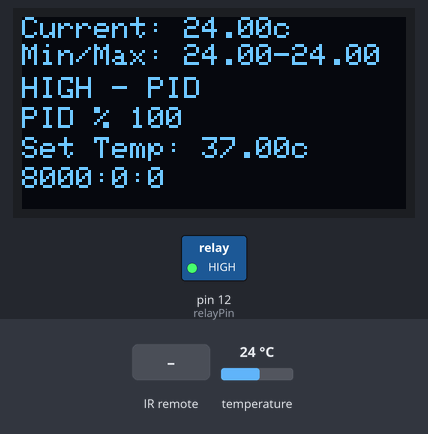
A sketch run on a simulated Arduino Uno, built with avr-gcc and run on an emulated ATmega328P. Shown: 128×64 one-colour display, switched loads named in the sketch (green lamp = pin HIGH). The test bench sets the inputs (shaded band); at power-on: temperature 24 °C. What the sketch prints to the serial monitor is not drawn.

Above: at 2.4 s.
2.5 s: temperature set to 35.9 °C
At 4.4 s:
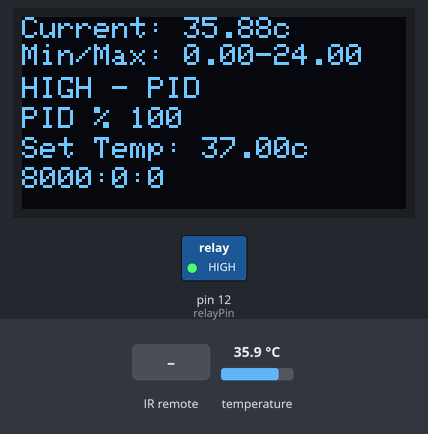
4.7 s: temperature set to 36.5 °C
At 5.4 s:
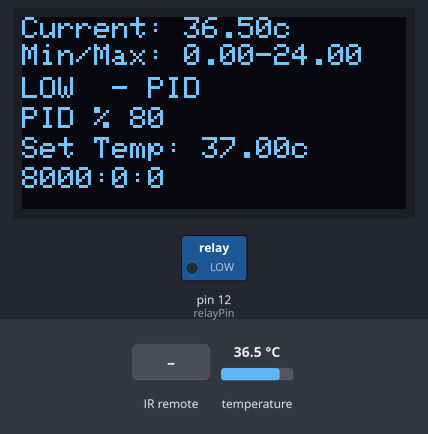
7.1 s: temperature set to 12 °C
At 7.8 s:
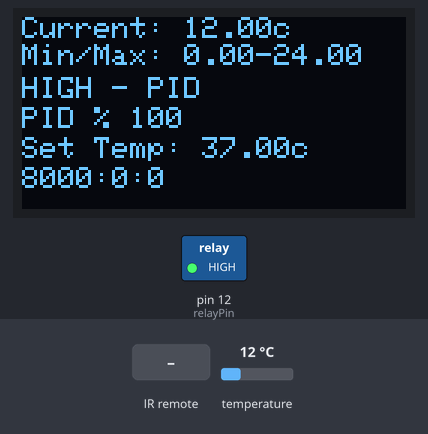
8.7 s: infrared code 0xFF22DD received
At 10.8 s:
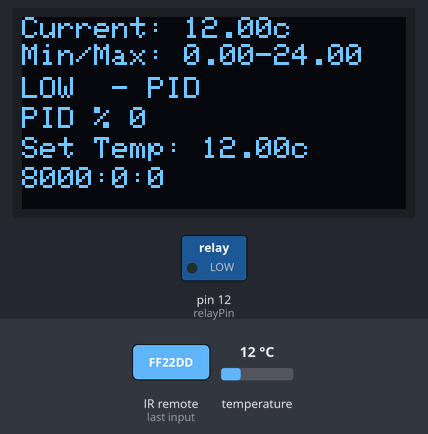
11.1 s: infrared code 0xFFE01F received
At 12.9 s:
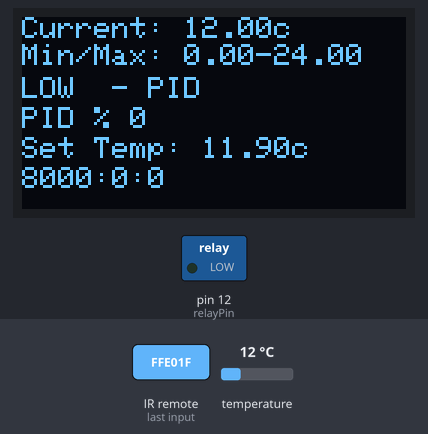
13.5 s: infrared code 0xFFC23D received
At 14.8 s:
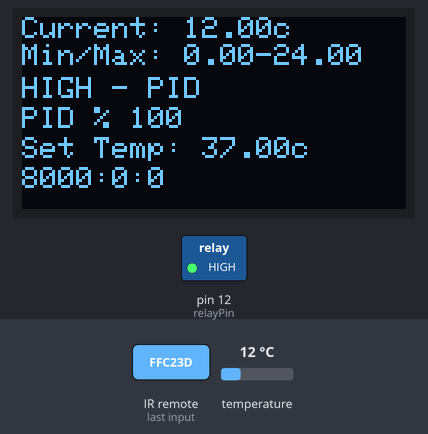
Timing chart, 0 to 16.5 s (numbered marks = the images above; inputs shaded):
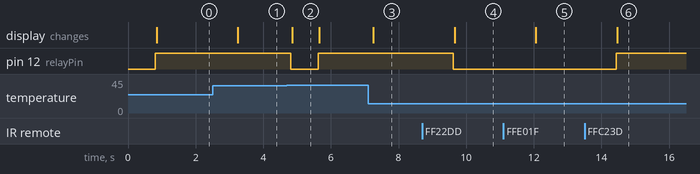

The sketch:

pid-incubator.uno.ino
```cpp
#include <PID_v1.h>
#include <OneWire.h>
#include <DallasTemperature.h>
#include <Wire.h>
#include <Adafruit_GFX.h>
#include <Adafruit_SSD1306.h>
#include "IRremote.h"


#define OLED_RESET 4
#define ONE_WIRE_BUS 13

int relayPin = 12;
OneWire oneWire(ONE_WIRE_BUS);
DallasTemperature sensors(&oneWire);
Adafruit_SSD1306 display(OLED_RESET);

// IR
int receiver = 11;
IRrecv irrecv(receiver);
decode_results results;

// Temp
double set_temp = -1;
int last_delta = 0;
unsigned long pid_window_start;
int pid_window_size = 5000;
double curr_temp, pid_output;
double max_temp, min_temp, last_min, last_max;
double last_temp[5];
unsigned int last_i = 0;

//Define the aggressive and conservative Tuning Parameters
// 300 => 31c
// 350 =>
// 400 =>
// 500 => 32
// 1000 => 34
// 1500 => 35.38
// 3000 => 36c
// 4500 =36.44
double aggKp=8000, aggKi=.9, aggKd=0.1;
double consKp=1, consKi=0.05, consKd=0.25;

PID myPID(&curr_temp, &pid_output, &set_temp,aggKp,aggKi,aggKp,P_ON_E, DIRECT);

void translateIR()
{

  switch(results.value)

  {
    case 0xFF22DD: if (set_temp > 37.0) set_temp=37.0; else set_temp = curr_temp; last_delta = 0;break;
    case 0xFFC23D: if (set_temp < 37.0) set_temp=37.0; else set_temp = 50.0;  last_delta = 0;break; // FF
    case 0xFFE01F: set_temp= set_temp - 0.1;  last_delta = -0.1;break; // DOWN
    case 0xFF906F: set_temp= set_temp + 0.1 ;  last_delta = 0.1; break; // UP
    case 0xFFFFFFFF: set_temp= set_temp + last_delta;break;
  }
}


void setup() {
  pinMode(relayPin, OUTPUT);
  sensors.begin();
  Serial.begin(9600);
  display.begin(SSD1306_SWITCHCAPVCC, 0x3C);
  irrecv.enableIRIn(); // Start the receiver
  Serial.println("Setup");
  pid_window_start = millis();

}


void status(char *msg) {
  display.clearDisplay();
  display.setTextSize(1);
  display.setTextColor(WHITE);
  display.setCursor(0,0);
  display.print("Current: ");
  display.print(curr_temp);
  display.print("c");
  display.setCursor(0,9);
  display.print("Min/Max: ");
  display.print(min_temp);
  display.print("-");
  display.print(max_temp);
  display.setCursor(0,20);
  display.println(msg);
  display.setCursor(0,30);
  display.print("PID % ");
  display.print((int) ((pid_output / pid_window_size) * 100));
  display.setCursor(0,40);
  display.print("Set Temp: ");
  display.print(set_temp);
  display.print("c");
  display.setCursor(0,50);
  display.print((int)aggKp);
  display.print(':');
  display.print((int)aggKi);
  display.print(':');
  display.print((int)aggKd);
  display.display();
}

void pid_control(double gap, unsigned long now) {
 // if(gap < 0.1) {  //we're close to setpoint, use conservative tuning parameters
 //   myPID.SetTunings(consKp, consKi, consKd);
 // } else {
    myPID.SetTunings(aggKp, aggKi, aggKd);
 // }

  if(pid_output > (now - pid_window_start)) {
    digitalWrite(relayPin,HIGH);
    status("HIGH - PID");
  } else {
    digitalWrite(relayPin,LOW);
    status("LOW  - PID");
  }
}

void loop() {
  sensors.requestTemperatures();
  last_temp[last_i] = curr_temp;
  last_i = (last_i + 1) % 5;

  curr_temp = sensors.getTempCByIndex(0);

  // init
  if (set_temp < 0) {
    set_temp = 37.0;
    max_temp = curr_temp;
    min_temp = curr_temp;
    for (int i = 0; i < 5; i++) {
       last_temp[i] = curr_temp;
    }
    myPID.SetOutputLimits(0, pid_window_size);
    //turn the PID on
    myPID.SetMode(AUTOMATIC);
  }

  double ave_last_temp = 0;
  for (int i = 0; i < 5; i++) {
     ave_last_temp += last_temp[i];
  }
  ave_last_temp = ave_last_temp / 5;

  // Climbing from minima
  if (ave_last_temp < curr_temp) {
    if (ave_last_temp > last_min) {
      min_temp = last_min;
    }

    // Climbing to maxima
    if (ave_last_temp > set_temp) {
      last_max = ave_last_temp;
    }

  }

  // Falling from maxima
  if (ave_last_temp > curr_temp) {
    if (ave_last_temp < last_max) {
      max_temp = last_max;
    }

    // Falling to minima
    if (ave_last_temp < set_temp) {
      last_min = ave_last_temp;
    }
  }

  double gap = abs(set_temp-curr_temp); //distance away from setpoint
  boolean ramping = max_temp < ( set_temp - 1 );

  unsigned long now = millis();
  //if (ramping) {
    // during ramping; reset the pid_window_start;
//    pid_window_start = now;
//  } else {
    // compute the pid once we are finished with the initial ramp
    myPID.Compute();
    if((now - pid_window_start) > pid_window_size) { //time to shift the Relay Window
      pid_window_start += pid_window_size;
    }
 // }

  // At < 1c begin PID control; severe guard rails
  //if (gap < 1 && !ramping) {
    pid_control(gap, now);
  //} else {
  //  if (curr_temp < set_temp) {
  //    digitalWrite(relayPin,HIGH);
  //    status("HIGH - RAMP");
  //  } else {
  //    digitalWrite(relayPin,LOW);
  //    status("LOW  - RAMP");
  //  }
  //}

  if (irrecv.decode(&results)) {
    translateIR();
    irrecv.resume(); // receive the next value
  }
}
```

Measured:
- the behaviour switches between 36.4 and 36.5 °C on temperature (found by bisection; images 1 and 2)
- after the input at 2.5 s, the display: changes after 0.75 s (image 1)
- after the input at 4.7 s, pin 12 (relayPin): HIGH → LOW after 0.12 s, → HIGH 0.80 s later; the display: changes after 0.15 s (image 2)
- after the input at 7.1 s, the display: changes after 0.16 s (image 3)
- after the input at 8.7 s, pin 12 (relayPin): HIGH → LOW after 0.92 s; the display: changes after 0.96 s (image 4)
- after the input at 11.1 s, the display: changes after 0.96 s (image 5)
- after the input at 13.5 s, pin 12 (relayPin): LOW → HIGH after 0.93 s; the display: changes after 0.97 s (image 6)
